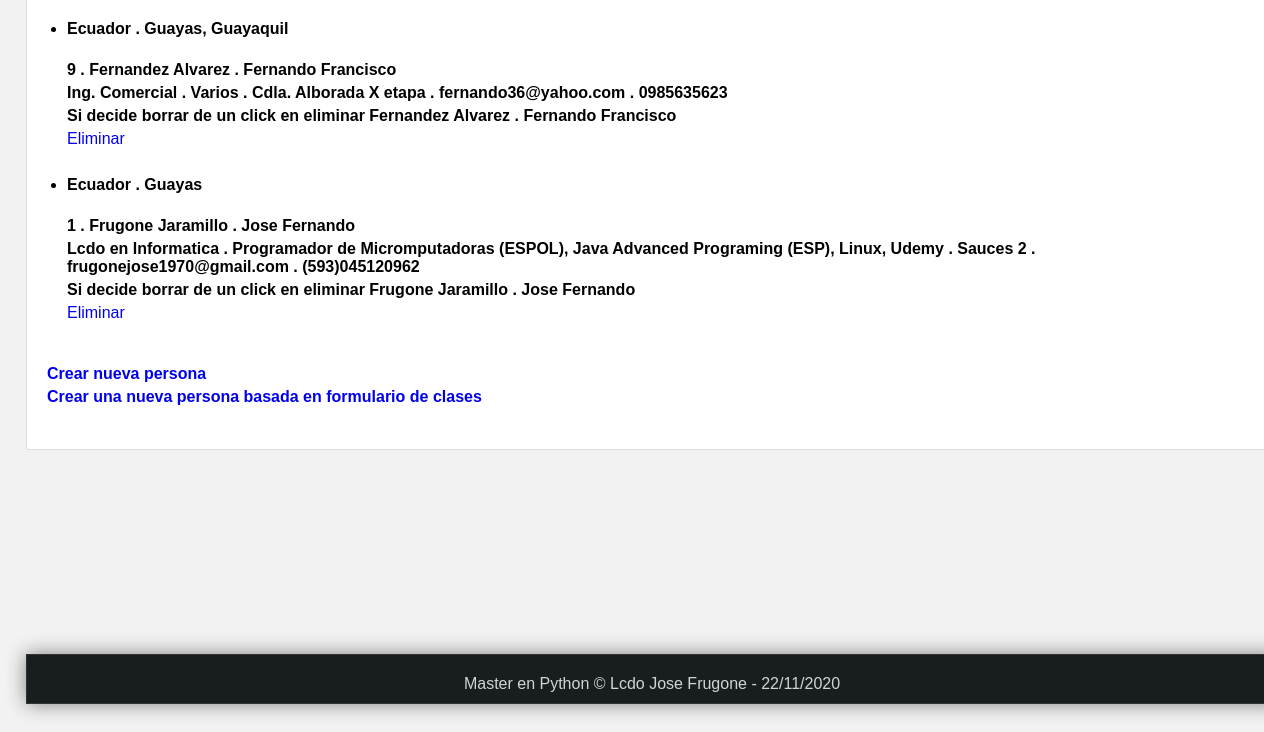
/personas-gen/ (lower part), run on an earlier commit of the app's database.
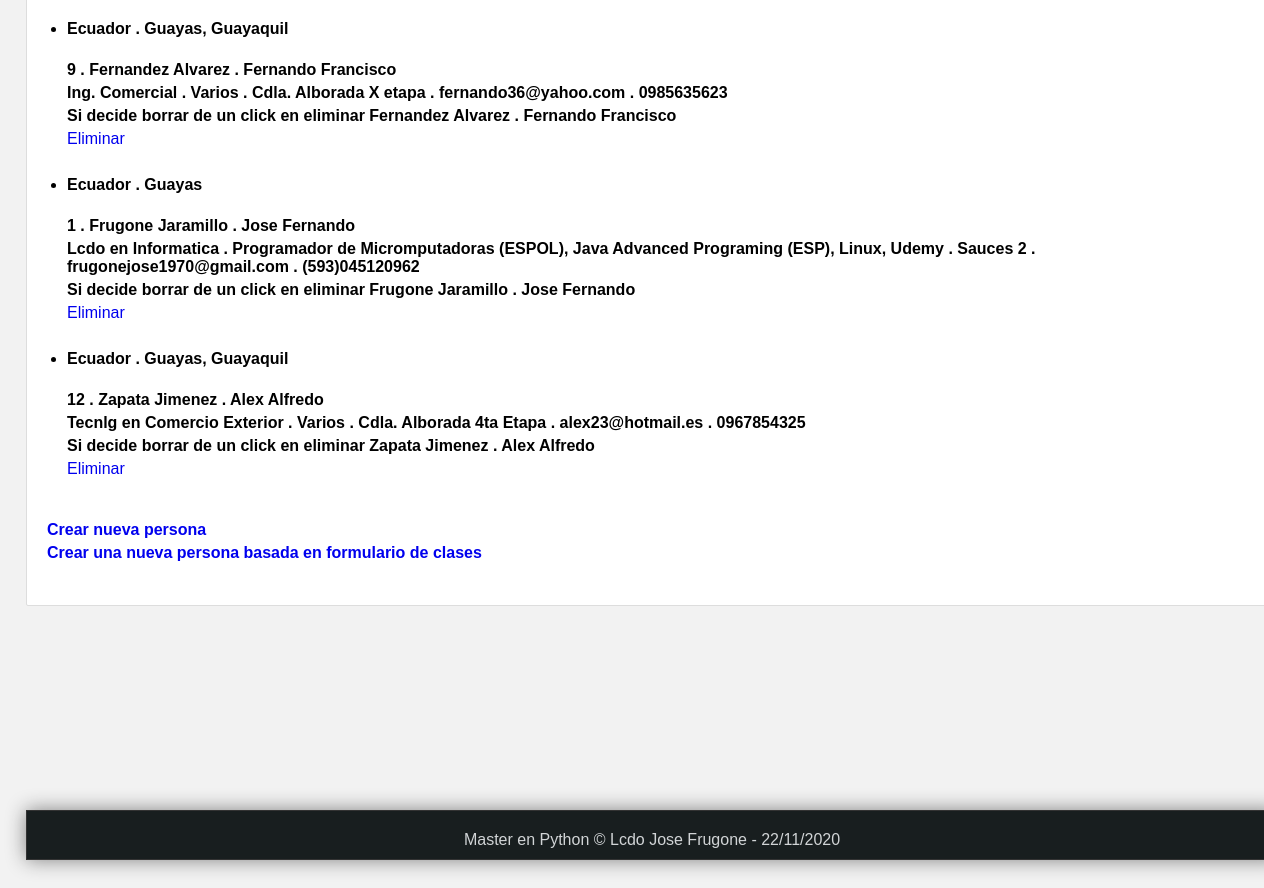
And on a later commit of the database.
### miapp/models.py (models this page shows)
class DatosPer(models.Model):
    apellidos = models.CharField(max_length=50)
    nombres = models.CharField(max_length=50)
    profesion = models.CharField(max_length=250, default='null')
    certificado = models.TextField(default='null')
    image = models.ImageField(default='null')
    pais = models.CharField(max_length=200)
    provincia = models.CharField(max_length=60)
    direccion = models.TextField()
    correo = models.TextField()
    telefono = models.TextField()
    fecha_ing = models.DateTimeField(auto_now_add=True)
    fecha_mod = models.DateTimeField(auto_now=True)

### miapp/views.py (the view)
# urls.py: path('personas-gen/', views.personas_gen, name="lista_gen_personas"),
def personas_gen(request):
    personas = DatosPer.objects.order_by("apellidos")
    return render(request, 'persona.html',{
        'personas':personas
    })

### miapp/templates/persona.html (shortened to what this page needs)
{% extends 'layout.html' %}
{% block content %}
   {% if mensaje and mensaje1 %}
      <h3><strong>Mensaje de eliminacion :  {{mensaje}} . {{mensaje1}} </strong></h3>
   {% else %}
      <ul>
         {% for persona in personas %}
            <li>
               <p>
                  <h4><strong>{{persona.pais}} . {{persona.provincia}}</strong></h4>
               </p>
               <br/>
               <strong>{{persona.id}}  .  {{persona.apellidos}}  .  {{persona.nombres}}</strong>
               <br/>
               <p><strong> {{persona.profesion}} . {{persona.certificado}} . {{persona.direccion}} . {{persona.correo}} . {{persona.telefono}} </strong></p>
               <p>
                           <p><strong>Si decide borrar de un click en eliminar {{persona.apellidos}}  .  {{persona.nombres}}</strong></p>
                           <a href="{% url 'borrar_persona' id=persona.id %}">Eliminar</a>
               </p>
            </li>
            <br/>
         {% endfor %}
      </ul>
      <p>
         <strong><a href="{% url 'create_persona' %}">Crear nueva persona</a></strong>
      </p>
      <p>
         <strong><a href="{% url 'create_persona_full' %}">Crear una nueva persona basada en formulario de clases</a></strong>
      </p>
   {% endif %}
<br/>
{% endblock %}

What changed in the data, as far as the page shows it:
added DatosPer: pais "Ecuador", provincia "Guayas, Guayaquil", id "12", apellidos "Zapata Jimenez", nombres "Alex Alfredo", profesion "Tecnlg en Comercio Exterior", certificado "Varios", direccion "Cdla. Alborada 4ta Etapa", correo "alex23@hotmail.es", telefono "0967854325"
